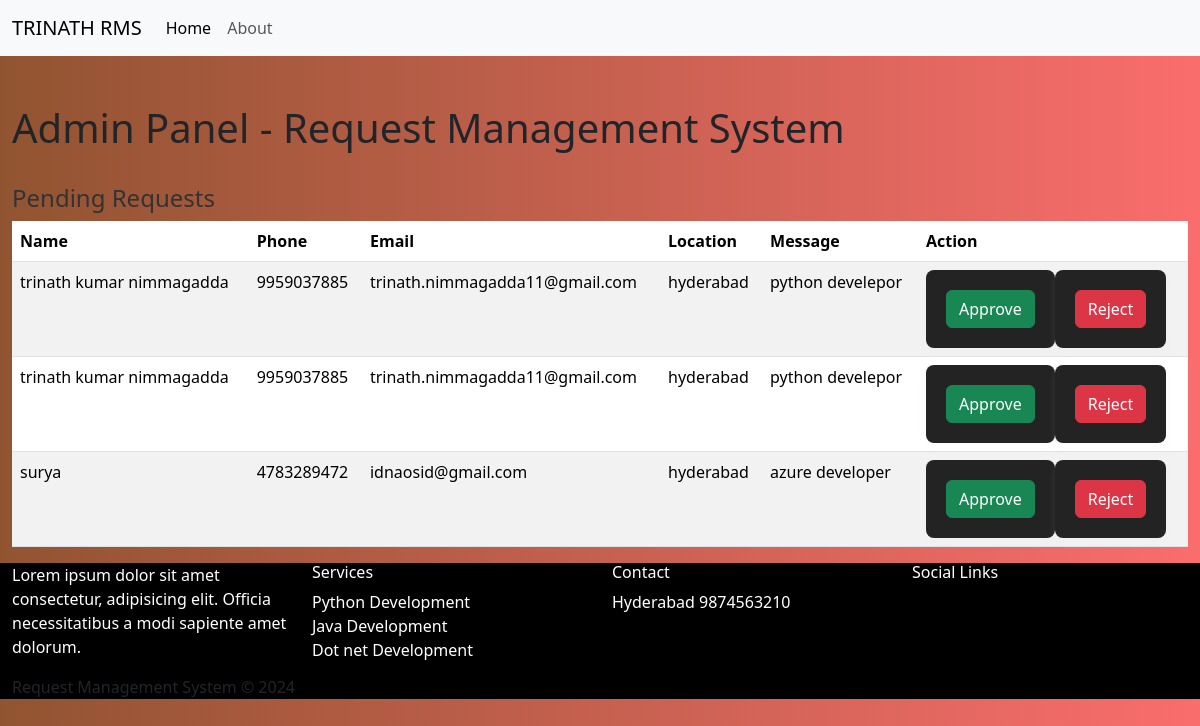
The page /adminpanel/ (signed in) on the database its author committed.
### app1/models.py (models this page shows, shortened)
class smtp(models.Model):
    Name = models.CharField(max_length=256)
    Phone=models.IntegerField()
    Email=models.CharField(max_length=256)
    Location = models.CharField(max_length=256)
    Message=models.CharField(max_length=256)

### app1/views.py (the view)
# urls.py: path('adminpanel/',views.adminpanel,name='adminpanel'),
@login_required(login_url="/login")
def adminpanel(request):
    pending_requests = smtp.objects.all()
    context = {'pending_requests': pending_requests}
    return render(request, 'adminpanel.html', context)

### app1/templates/adminpanel.html (shortened to what this page needs)
{% extends 'base.html' %}
{% load static %}
{% block content %}
    <div class="container-fluid mt-5">
        <h1 class="mb-4">Admin Panel - Request Management System</h1>
        <div>
            <h2>Pending Requests</h2>
            <div class="table-responsive">
                <table class="table table-striped">
                    <thead>
                        <tr>
                            <th scope="col">Name</th>
                            <th scope="col">Phone</th>
                            <th scope="col">Email</th>
                            <th scope="col">Location</th>
                            <th scope="col">Message</th>
                            <th scope="col">Action</th>
                        </tr>
                    </thead>
                    <tbody>
                        {% for request in pending_requests %}
                            <tr>
                                <td>{{ request.Name }}</td>
                                <td>{{ request.Phone }}</td>
                                <td>{{ request.Email }}</td>
                                <td>{{ request.Location }}</td>
                                <td>{{ request.Message }}</td>
                                <td>
                                    <div style="display: flex;">
                                        <form action="{% url 'approved' request.id %}" method="post">
                                            <button type="submit" class="btn btn-success mr-2">Approve</button>
                                        </form>
                                        <form action="{% url 'rejected' request.id %}" method="post">
                                            <button type="submit" class="btn btn-danger">Reject</button>
                                        </form>
                                    </div>
                                </td>
                            </tr>
                        {% empty %}
                            <tr>
                                <td colspan="7">No pending requests</td>
                            </tr>
                        {% endfor %}
                    </tbody>
                </table>
            </div>
        </div>
    </div>
{% endblock %}

### app1/templates/base.html (shortened to what this page needs)
{%load static%}
<!DOCTYPE html>
<html lang="en">
<head>
    <link href="https://cdn.jsdelivr.net/npm/bootstrap@5.3.3/dist/css/bootstrap.min.css" rel="stylesheet"
>
    <link rel="stylesheet" type="text/css" href="{% static 'assets/css/style.css' %}">
</head>
<body >
    <header>
    <nav class="navbar navbar-expand-lg bg-body-tertiary">
        <div class="container-fluid">
          <a class="navbar-brand" href="#">TRINATH RMS</a>
          <div class="collapse navbar-collapse" id="navbarSupportedContent">
            <ul class="navbar-nav me-auto mb-2 mb-lg-0">
              <li class="nav-item">
                <a class="nav-link active" aria-current="page" href="#">Home</a>
              </li>
              <li class="nav-item">
                <a class="nav-link" href="#">About</a>
              </li>
            </ul>
          </div>
        </div>
      </nav>
      </header>
    <main>
        {% block content %}
        {% endblock %}
    </main>
    <footer>
        <div class="container-fluid">
            <div class="row">
                <div class="col-md-3">
                    <div class="footpara">
                        <p>Lorem ipsum dolor sit amet consectetur, adipisicing elit. Officia necessitatibus a modi sapiente amet dolorum.</p>
                    </div>
                </div>
                <div class="col-md-3">
                    <div class="foothead">
                        <h6>Services</h6>
                    </div>
                    <ul class="list-group">
                        <li class="list-items">
                            <a href="" class="list-links">Python Development</a>
                        </li>
                        <li class="list-items">
                            <a href="" class="list-links">Java Development</a>
                        </li>
                        <li class="list-items">
                            <a href="" class="list-links">Dot net Development</a>
                        </li>
                    </ul>
                </div>
                <div class="col-md-3">
                    <div class="foothead">
                        <h6>Contact</h6>
                    </div>
                    <ul class="list-group">
                        <li class="list-items">
                            <a href="" class="list-links">Hyderabad</a>
                            <a href="tel:98746325" class="list-links">9874563210</a>
                        </li>
                    </ul>
                </div>
                <div class="col-md-3">
                    <div class="foothead">
                        <h6>Social Links</h6>
                    </div>
                </div>
            </div>
            <span >Request Management System &copy; 2024</span>
        </div>
      </footer>
</body>
</html>

### static/assets/css/style.css (style rules this page uses)
body { background: linear-gradient(to right, #915431, #fa6d6d); }
h2 { color: #333; font-size: 24px; }
form { background-color: #232323; padding: 20px; border-radius: 8px; box-shadow: 0 4px 8px rgba(224, 224, 224, 0.1); }
.mb-4 { margin-bottom: 2rem !important; }
ul.list-group { list-style: none; }
a.list-links { text-decoration: none; color: #fff; }
.foothead h6 { color: #fff; }
.footpara p { color: #fff; }
footer { background: #000; padding: 60px; }

### rows shown on the page
smtp: Name "trinath kumar nimmagadda", Phone "9959037885", Email "trinath.nimmagadda11@gmail.com", Location "hyderabad", Message "python develepor"
smtp: Name "trinath kumar nimmagadda", Phone "9959037885", Email "trinath.nimmagadda11@gmail.com", Location "hyderabad", Message "python develepor"
smtp: Name "surya", Phone "4783289472", Email "idnaosid@gmail.com", Location "hyderabad", Message "azure developer"
